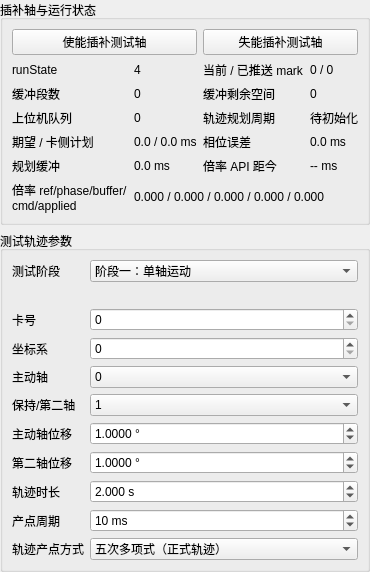
                <widget class="QWidget" name="contiLeftPanel" native="true">
                 <layout class="QVBoxLayout" name="contiLeftPanelLayout">
                  <property name="leftMargin">
                   <number>0</number>
                  </property>
                  <property name="topMargin">
                   <number>0</number>
                  </property>
                  <property name="rightMargin">
                   <number>0</number>
                  </property>
                  <property name="bottomMargin">
                   <number>0</number>
                  </property>
                  <item>
                   <widget class="QGroupBox" name="contiRuntimeStatusGroup">
                    <property name="title">
                     <string>插补轴与运行状态</string>
                    </property>
                    <layout class="QGridLayout" name="contiRuntimeStatusLayout">
                     <item row="0" column="0" colspan="2">
                      <widget class="QPushButton" name="contiEnableAxesButton">
                       <property name="toolTip">
                        <string>使能本页“主动轴”和“保持/第二轴”所选的测试轴。</string>
                       </property>
                       <property name="text">
                        <string>使能插补测试轴</string>
                       </property>
                      </widget>
                     </item>
                     <item row="0" column="2" colspan="2">
                      <widget class="QPushButton" name="contiDisableAxesButton">
                       <property name="toolTip">
                        <string>失能本页“主动轴”和“保持/第二轴”所选的测试轴。</string>
                       </property>
                       <property name="text">
                        <string>失能插补测试轴</string>
                       </property>
                      </widget>
                     </item>
                     <item row="1" column="0">
                      <widget class="QLabel" name="contiRunStateLabel">
                       <property name="text">
                        <string>runState</string>
                       </property>
                      </widget>
                     </item>
                     <item row="1" column="1">
                      <widget class="QLabel" name="contiRunStateValueLabel">
                       <property name="text">
                        <string>4</string>
                       </property>
                      </widget>
                     </item>
                     <item row="1" column="2">
                      <widget class="QLabel" name="contiMarkLabel">
                       <property name="text">
                        <string>当前 / 已推送 mark</string>
                       </property>
                      </widget>
                     </item>
                     <item row="1" column="3">
                      <widget class="QLabel" name="contiMarkValueLabel">
                       <property name="text">
                        <string>0 / 0</string>
                       </property>
                      </widget>
                     </item>
                     <item row="2" column="0">
                      <widget class="QLabel" name="contiBufferLabel">
                       <property name="text">
                        <string>缓冲段数</string>
                       </property>
                      </widget>
                     </item>
                     <item row="2" column="1">
                      <widget class="QLabel" name="contiBufferValueLabel">
                       <property name="text">
                        <string>0</string>
                       </property>
                      </widget>
                     </item>
                     <item row="2" column="2">
                      <widget class="QLabel" name="contiSpaceLabel">
                       <property name="text">
                        <string>缓冲剩余空间</string>
                       </property>
                      </widget>
                     </item>
                     <item row="2" column="3">
                      <widget class="QLabel" name="contiSpaceValueLabel">
                       <property name="text">
                        <string>0</string>
                       </property>
                      </widget>
                     </item>
                     <item row="3" column="0">
                      <widget class="QLabel" name="contiHostQueueLabel">
                       <property name="text">
                        <string>上位机队列</string>
                       </property>
                      </widget>
                     </item>
                     <item row="3" column="1">
                      <widget class="QLabel" name="contiHostQueueValueLabel">
                       <property name="text">
                        <string>0</string>
                       </property>
                      </widget>
                     </item>
                     <item row="3" column="2">
                      <widget class="QLabel" name="contiPlanningAlignmentLabel">
                       <property name="text">
                        <string>轨迹规划周期</string>
                       </property>
                      </widget>
                     </item>
                     <item row="3" column="3">
                      <widget class="QLabel" name="contiPlanningAlignmentValueLabel">
                       <property name="text">
                        <string>待初始化</string>
                       </property>
                       <property name="wordWrap">
                        <bool>true</bool>
                       </property>
                      </widget>
                     </item>
                     <item row="4" column="0">
                      <widget class="QLabel" name="contiExpectedPlanTimeLabel">
                       <property name="text">
                        <string>期望 / 卡侧计划</string>
                       </property>
                      </widget>
                     </item>
                     <item row="4" column="1">
                      <widget class="QLabel" name="contiExpectedPlanTimeValueLabel">
                       <property name="text">
                        <string>0.0 / 0.0 ms</string>
                       </property>
                      </widget>
                     </item>
                     <item row="4" column="2">
                      <widget class="QLabel" name="contiPhaseErrorLabel">
                       <property name="text">
                        <string>相位误差</string>
                       </property>
                      </widget>
                     </item>
                     <item row="4" column="3">
                      <widget class="QLabel" name="contiPhaseErrorValueLabel">
                       <property name="text">
                        <string>0.0 ms</string>
                       </property>
                      </widget>
                     </item>
                     <item row="5" column="0">
                      <widget class="QLabel" name="contiBufferTimeLabel">
                       <property name="text">
                        <string>规划缓冲</string>
                       </property>
                      </widget>
                     </item>
                     <item row="5" column="1">
                      <widget class="QLabel" name="contiBufferTimeValueLabel">
                       <property name="text">
                        <string>0.0 ms</string>
                       </property>
                      </widget>
                     </item>
                     <item row="5" column="2">
                      <widget class="QLabel" name="contiRatioApiAgeLabel">
                       <property name="text">
                        <string>倍率 API 距今</string>
                       </property>
                      </widget>
                     </item>
                     <item row="5" column="3">
                      <widget class="QLabel" name="contiRatioApiAgeValueLabel">
                       <property name="text">
                        <string>-- ms</string>
                       </property>
                      </widget>
                     </item>
                     <item row="6" column="0">
                      <widget class="QLabel" name="contiRatioDiagLabel">
                       <property name="text">
                        <string>倍率 ref/phase/buffer/cmd/applied</string>
                       </property>
                       <property name="wordWrap">
                        <bool>true</bool>
                       </property>
                      </widget>
                     </item>
                     <item row="6" column="1" colspan="3">
                      <widget class="QLabel" name="contiRatioDiagValueLabel">
                       <property name="text">
                        <string>0.000 / 0.000 / 0.000 / 0.000 / 0.000</string>
                       </property>
                       <property name="wordWrap">
                        <bool>true</bool>
                       </property>
                      </widget>
                     </item>
                    </layout>
                   </widget>
                  </item>
                  <item>
                   <widget class="QGroupBox" name="testGroup">
                    <property name="title">
                     <string>测试轨迹参数</string>
                    </property>
                    <layout class="QFormLayout" name="testForm">
                     <item row="0" column="0">
                      <widget class="QLabel" name="stageLabel">
                       <property name="text">
                        <string>测试阶段</string>
                       </property>
                      </widget>
                     </item>
                     <item row="0" column="1">
                      <widget class="QComboBox" name="stageCombo">
                       <item>
                        <property name="text">
                         <string>阶段一：单轴运动</string>
                        </property>
                       </item>
                       <item>
                        <property name="text">
                         <string>阶段二：双轴同步</string>
                        </property>
                       </item>
                      </widget>
                     </item>
                     <item row="1" column="0" colspan="2">
                      <widget class="QLabel" name="stageHintLabel">
                       <property name="wordWrap">
                        <bool>true</bool>
                       </property>
                      </widget>
                     </item>
                     <item row="2" column="0">
                      <widget class="QLabel" name="cardLabel">
                       <property name="text">
                        <string>卡号</string>
                       </property>
                      </widget>
                     </item>
                     <item row="2" column="1">
                      <widget class="QSpinBox" name="cardSpin">
                       <property name="maximum">
                        <number>15</number>
                       </property>
                      </widget>
                     </item>
                     <item row="3" column="0">
                      <widget class="QLabel" name="crdLabel">
                       <property name="text">
                        <string>坐标系</string>
                       </property>
                      </widget>
                     </item>
                     <item row="3" column="1">
                      <widget class="QSpinBox" name="crdSpin">
                       <property name="maximum">
                        <number>7</number>
                       </property>
                      </widget>
                     </item>
                     <item row="4" column="0">
                      <widget class="QLabel" name="activeAxisLabel">
                       <property name="text">
                        <string>主动轴</string>
                       </property>
                      </widget>
                     </item>
                     <item row="4" column="1">
                      <widget class="QComboBox" name="activeAxisCombo">
                       <item>
                        <property name="text">
                         <string>0</string>
                        </property>
                       </item>
                       <item>
                        <property name="text">
                         <string>1</string>
                        </property>
                       </item>
                       <item>
                        <property name="text">
                         <string>2</string>
                        </property>
                       </item>
                       <item>
                        <property name="text">
                         <string>3</string>
                        </property>
                       </item>
                       <item>
                        <property name="text">
                         <string>4</string>
                        </property>
                       </item>
                       <item>
                        <property name="text">
                         <string>5</string>
                        </property>
                       </item>
                       <item>
                        <property name="text">
                         <string>6</string>
                        </property>
                       </item>
                       <item>
                        <property name="text">
                         <string>7</string>
                        </property>
                       </item>
                      </widget>
                     </item>
                     <item row="5" column="0">
                      <widget class="QLabel" name="holdAxisLabel">
                       <property name="text">
                        <string>保持/第二轴</string>
                       </property>
                      </widget>
                     </item>
                     <item row="5" column="1">
                      <widget class="QComboBox" name="holdAxisCombo">
                       <property name="currentIndex">
                        <number>1</number>
                       </property>
                       <item>
                        <property name="text">
                         <string>0</string>
                        </property>
                       </item>
                       <item>
                        <property name="text">
                         <string>1</string>
                        </property>
                       </item>
                       <item>
                        <property name="text">
                         <string>2</string>
                        </property>
                       </item>
                       <item>
                        <property name="text">
                         <string>3</string>
                        </property>
                       </item>
                       <item>
                        <property name="text">
                         <string>4</string>
                        </property>
                       </item>
                       <item>
                        <property name="text">
                         <string>5</string>
                        </property>
                       </item>
                       <item>
                        <property name="text">
                         <string>6</string>
                        </property>
                       </item>
                       <item>
                        <property name="text">
                         <string>7</string>
                        </property>
                       </item>
                      </widget>
                     </item>
                     <item row="6" column="0">
                      <widget class="QLabel" name="activeDeltaLabel">
                       <property name="text">
                        <string>主动轴位移</string>
                       </property>
                      </widget>
                     </item>
                     <item row="6" column="1">
                      <widget class="QDoubleSpinBox" name="activeDeltaSpin">
                       <property name="suffix">
                        <string> °</string>
                       </property>
                       <property name="decimals">
                        <number>4</number>
                       </property>
                       <property name="minimum">
                        <double>-1000000.000000000000000</double>
                       </property>
                       <property name="maximum">
                        <double>1000000.000000000000000</double>
                       </property>
                       <property name="value">
                        <double>1.000000000000000</double>
                       </property>
                      </widget>
                     </item>
                     <item row="7" column="0">
                      <widget class="QLabel" name="holdDeltaLabel">
                       <property name="text">
                        <string>第二轴位移</string>
                       </property>
                      </widget>
                     </item>
                     <item row="7" column="1">
                      <widget class="QDoubleSpinBox" name="holdDeltaSpin">
                       <property name="suffix">
                        <string> °</string>
                       </property>
                       <property name="decimals">
                        <number>4</number>
                       </property>
                       <property name="minimum">
                        <double>-1000000.000000000000000</double>
                       </property>
                       <property name="maximum">
                        <double>1000000.000000000000000</double>
                       </property>
                       <property name="value">
                        <double>1.000000000000000</double>
                       </property>
                      </widget>
                     </item>
                     <item row="8" column="0">
                      <widget class="QLabel" name="durationLabel">
                       <property name="text">
                        <string>轨迹时长</string>
                       </property>
                      </widget>
                     </item>
                     <item row="8" column="1">
                      <widget class="QDoubleSpinBox" name="durationSpin">
                       <property name="suffix">
                        <string> s</string>
                       </property>
                       <property name="decimals">
                        <number>3</number>
                       </property>
                       <property name="minimum">
                        <double>0.100000000000000</double>
                       </property>
                       <property name="maximum">
                        <double>3600.000000000000000</double>
                       </property>
                       <property name="value">
                        <double>2.000000000000000</double>
                       </property>
                      </widget>
                     </item>
                     <item row="9" column="0">
                      <widget class="QLabel" name="producerPeriodLabel">
                       <property name="text">
                        <string>产点周期</string>
                       </property>
                      </widget>
                     </item>
                     <item row="9" column="1">
                      <widget class="QSpinBox" name="producerPeriodSpin">
                       <property name="suffix">
                        <string> ms</string>
                       </property>
                       <property name="minimum">
                        <number>1</number>
                       </property>
                       <property name="maximum">
                        <number>1000</number>
                       </property>
                       <property name="value">
                        <number>10</number>
                       </property>
                      </widget>
                     </item>
                     <item row="11" column="0">
                      <widget class="QLabel" name="trajectoryPointModeLabel">
                       <property name="text">
                        <string>轨迹产点方式</string>
                       </property>
                      </widget>
                     </item>
                     <item row="11" column="1">
                      <widget class="QComboBox" name="trajectoryPointModeCombo">
                       <item>
                        <property name="text">
                         <string>五次多项式（正式轨迹）</string>
                        </property>
                       </item>
                       <item>
                        <property name="text">
                         <string>等间距直线（前瞻对照）</string>
                        </property>
                       </item>
                      </widget>
                     </item>
                    </layout>
                   </widget>
                  </item>
                 </layout>
                </widget>
